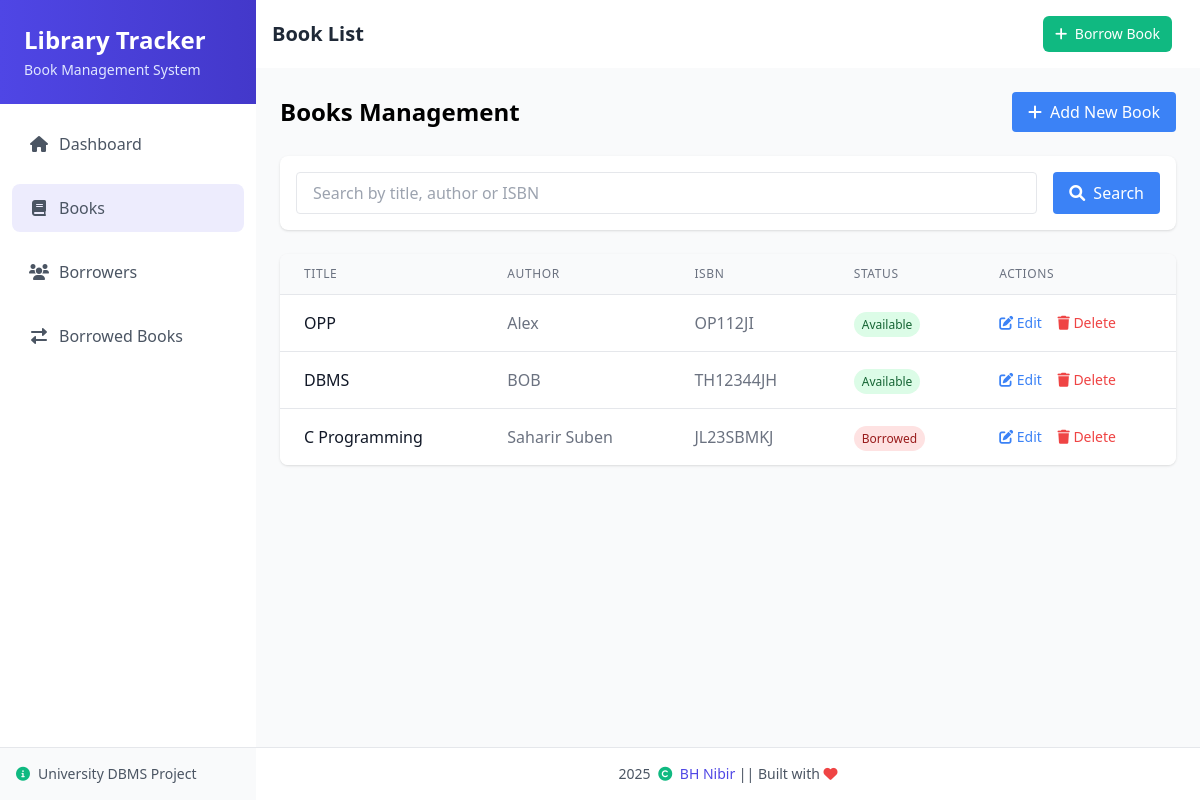
The page /books/list.php on the database its author committed.
### tables this page shows
CREATE TABLE `books` (
  `id` int(11) NOT NULL,
  `title` varchar(255) NOT NULL,
  `author` varchar(255) NOT NULL,
  `isbn` varchar(50) NOT NULL,
  `available` tinyint(1) DEFAULT 1,
  `created_at` timestamp NOT NULL DEFAULT current_timestamp()
);

### books/list.php (the view, shortened to what this page needs)
<?php
include '../db.php';
$pageTitle = 'Book List';
$search = isset($_GET['search']) ? sanitizeInput($_GET['search']) : '';
$searchWhere = $search ? "WHERE title LIKE '%$search%' OR author LIKE '%$search%' OR isbn LIKE '%$search%'" : '';
$page = isset($_GET['page']) ? (int)$_GET['page'] : 1;
$recordsPerPage = 10;
$offset = ($page - 1) * $recordsPerPage;
$query = "SELECT * FROM books $searchWhere ORDER BY created_at DESC LIMIT $offset, $recordsPerPage";
$result = $conn->query($query);
include '../header.php';
?>
<div class="container mx-auto">
    <div class="flex justify-between items-center mb-6">
        <h2 class="text-2xl font-bold">Books Management</h2>
        <div>
            <a href="add.php" class="bg-blue-500 hover:bg-blue-600 text-white px-4 py-2 rounded inline-flex items-center">
                <i class="fas fa-plus mr-2"></i> Add New Book
            </a>
        </div>
    </div>
    <div class="bg-white rounded-lg shadow mb-6 p-4">
        <form action="" method="GET" class="flex flex-col md:flex-row gap-4">
            <div class="flex-1">
                <input type="text" name="search" placeholder="Search by title, author or ISBN" value="<?php echo $search; ?>"
                    class="w-full px-4 py-2 border rounded focus:outline-none focus:ring-2 focus:ring-blue-500">
            </div>
            <button type="submit" class="bg-blue-500 hover:bg-blue-600 text-white px-4 py-2 rounded inline-flex items-center">
                <i class="fas fa-search mr-2"></i> Search
            </button>
        </form>
    </div>
    <div class="bg-white rounded-lg shadow overflow-hidden">
        <?php if($result->num_rows > 0): ?>
            <table class="min-w-full divide-y divide-gray-200">
                <thead class="bg-gray-50">
                    <tr>
                        <th class="px-6 py-3 text-left text-xs font-medium text-gray-500 uppercase tracking-wider">Title</th>
                        <th class="px-6 py-3 text-left text-xs font-medium text-gray-500 uppercase tracking-wider">Author</th>
                        <th class="px-6 py-3 text-left text-xs font-medium text-gray-500 uppercase tracking-wider">ISBN</th>
                        <th class="px-6 py-3 text-left text-xs font-medium text-gray-500 uppercase tracking-wider">Status</th>
                        <th class="px-6 py-3 text-left text-xs font-medium text-gray-500 uppercase tracking-wider">Actions</th>
                    </tr>
                </thead>
                <tbody class="bg-white divide-y divide-gray-200">
                    <?php while($row = $result->fetch_assoc()): ?>
                        <tr>
                            <td class="px-6 py-4 whitespace-nowrap">
                                <div class="font-medium text-gray-900"><?php echo $row['title']; ?></div>
                            </td>
                            <td class="px-6 py-4 whitespace-nowrap text-gray-500"><?php echo $row['author']; ?></td>
                            <td class="px-6 py-4 whitespace-nowrap text-gray-500"><?php echo $row['isbn']; ?></td>
                            <td class="px-6 py-4 whitespace-nowrap">
                                <?php if($row['available']): ?>
                                    <span class="px-2 py-1 text-xs rounded-full bg-green-100 text-green-800">Available</span>
                                <?php else: ?>
                                    <span class="px-2 py-1 text-xs rounded-full bg-red-100 text-red-800">Borrowed</span>
                                <?php endif; ?>
                            </td>
                            <td class="px-6 py-4 whitespace-nowrap text-sm font-medium">
                                <a href="edit.php?id=<?php echo $row['id']; ?>" class="text-blue-500 hover:text-blue-700 mr-3">
                                    <i class="fas fa-edit"></i> Edit
                                </a>
                                <a href="delete.php?id=<?php echo $row['id']; ?>" class="text-red-500 hover:text-red-700"
                                   onclick="return confirm('Are you sure you want to delete this book?');">
                                    <i class="fas fa-trash"></i> Delete
                                </a>
                            </td>
                        </tr>
                    <?php endwhile; ?>
                </tbody>
            </table>
        <?php endif; ?>
    </div>
</div>
<?php include '../footer.php'; ?>

### header.php (shortened to what this page needs)
<!DOCTYPE html>
<html lang="en">
<head>
    <script src="https://cdn.tailwindcss.com"></script>
    <link href="https://cdnjs.cloudflare.com/ajax/libs/font-awesome/6.0.0/css/all.min.css" rel="stylesheet">
</head>
<body class="bg-gray-50 min-h-screen">
    <div class="flex h-screen bg-gray-50">
        <div class="w-64 bg-white shadow-lg flex flex-col">
            <div class="p-6 bg-gradient-to-r from-indigo-600 to-indigo-700 text-white">
                <h1 class="text-2xl font-bold">Library Tracker</h1>
                <p class="text-sm text-indigo-100 mt-1">Book Management System</p>
            </div>
            <nav class="mt-2 flex-1 overflow-y-auto">
                <ul>
                    <li class="px-3 py-2">
                        <a href="/library_tracker/index.php" class="nav-link flex items-center space-x-2 rounded-lg px-3 py-3" data-page="index.php">
                            <i class="fas fa-home w-6 text-center"></i>
                            <span class="font-medium">Dashboard</span>
                        </a>
                    </li>
                    <li class="px-3 py-2">
                        <a href="/library_tracker/books/list.php" class="nav-link flex items-center space-x-2 rounded-lg px-3 py-3" data-page="books">
                            <i class="fas fa-book w-6 text-center"></i>
                            <span class="font-medium">Books</span>
                        </a>
                    </li>
                    <li class="px-3 py-2">
                        <a href="/library_tracker/borrowers/list.php" class="nav-link flex items-center space-x-2 rounded-lg px-3 py-3" data-page="borrowers">
                            <i class="fas fa-users w-6 text-center"></i>
                            <span class="font-medium">Borrowers</span>
                        </a>
                    </li>
                    <li class="px-3 py-2">
                        <a href="/library_tracker/borrowed/list.php" class="nav-link flex items-center space-x-2 rounded-lg px-3 py-3" data-page="borrowed">
                            <i class="fas fa-exchange-alt w-6 text-center"></i>
                            <span class="font-medium">Borrowed Books</span>
                        </a>
                    </li>
                </ul>
            </nav>
            <div class="bg-gray-50 p-4 border-t border-gray-200">
                <div class="flex items-center text-sm text-gray-600">
                    <i class="fas fa-info-circle mr-2 text-accent"></i>
                    <span>University DBMS Project</span>
                </div>
            </div>
        </div>
        <div class="flex-1 flex flex-col overflow-hidden">
            <header class="flex items-center justify-between bg-white p-4 shadow-sm">
                <div>
                    <h2 class="text-xl font-semibold text-gray-800"><?php echo isset($pageTitle) ? $pageTitle : 'Library Book Tracker'; ?></h2>
                </div>
                <div class="flex items-center">
                    <a href="/library_tracker/borrowed/borrow.php" class="bg-accent hover:bg-green-600 text-white px-3 py-2 rounded-md text-sm font-medium mr-3 transition-colors">
                        <i class="fas fa-plus mr-1"></i> Borrow Book
                    </a>
                </div>
            </header>
            <main class="flex-1 overflow-y-auto p-6 bg-gray-50">

### footer.php (shortened to what this page needs)
            </main>
            <footer class="bg-white border-t border-gray-200 py-4 text-center text-sm text-gray-600">
                <div class="container">
                    <p><?php echo date('Y'); ?>
                    <i class="fas fa-copyright mx-1 text-accent"></i>
                       <a href="https://www.linkedin.com/in/bh-nibir" target="_blank" class="text-primary hover:underline">
                       BH Nibir
                       </a> ||
                        Built with <span class="text-red-500"><i class="fas fa-heart"></i></span>
                    </p>
                </div>
            </footer>
        </div>
    </div>
</body>
</html>

### header.php (style rules this page uses)
.active { background-color: rgba(79, 70, 229, 0.1); color: #4f46e5; border-left: 3px solid #4f46e5; }
.nav-link { color: #4b5563; transition: all 0.2s; border-left: 3px solid transparent; }

### rows shown on the page
books: title "OPP", author "Alex", isbn "OP112JI", available "Available"
books: title "DBMS", author "BOB", isbn "TH12344JH", available "Available"
books: title "C Programming", author "Saharir Suben", isbn "JL23SBMKJ", available "Borrowed"

### other values the page prints
$pageTitle "Book List"
